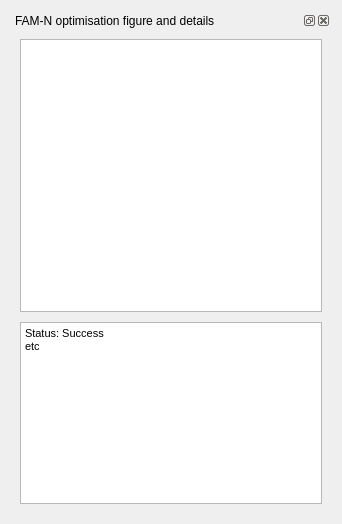
<?xml version="1.0" encoding="UTF-8"?>
<ui version="4.0">
 <class>Dialog</class>
 <widget class="QDialog" name="Dialog">
  <property name="geometry">
   <rect>
    <x>0</x>
    <y>0</y>
    <width>338</width>
    <height>520</height>
   </rect>
  </property>
  <property name="windowTitle">
   <string>FAM-N optimisation</string>
  </property>
  <layout class="QHBoxLayout" name="horizontalLayout">
   <item>
    <widget class="QDockWidget" name="dockWidget_4">
     <property name="minimumSize">
      <size>
       <width>320</width>
       <height>502</height>
      </size>
     </property>
     <property name="windowTitle">
      <string>FAM-N optimisation figure and details</string>
     </property>
     <widget class="QWidget" name="dockWidgetContents_4">
      <layout class="QVBoxLayout" name="verticalLayout_3">
       <item>
        <layout class="QVBoxLayout" name="verticalLayout_4" stretch="3,2">
         <property name="spacing">
          <number>10</number>
         </property>
         <item>
          <widget class="QGraphicsView" name="graphicsView">
           <property name="sizePolicy">
            <sizepolicy hsizetype="Preferred" vsizetype="Preferred">
             <horstretch>100</horstretch>
             <verstretch>100</verstretch>
            </sizepolicy>
           </property>
           <property name="minimumSize">
            <size>
             <width>300</width>
             <height>250</height>
            </size>
           </property>
           <property name="baseSize">
            <size>
             <width>300</width>
             <height>250</height>
            </size>
           </property>
          </widget>
         </item>
         <item>
          <widget class="QTextBrowser" name="textBrowser">
           <property name="sizePolicy">
            <sizepolicy hsizetype="Expanding" vsizetype="Expanding">
             <horstretch>4</horstretch>
             <verstretch>4</verstretch>
            </sizepolicy>
           </property>
           <property name="minimumSize">
            <size>
             <width>0</width>
             <height>120</height>
            </size>
           </property>
           <property name="html">
            <string>&lt;!DOCTYPE HTML PUBLIC &quot;-//W3C//DTD HTML 4.0//EN&quot; &quot;http://www.w3.org/TR/REC-html40/strict.dtd&quot;&gt;
&lt;html&gt;&lt;head&gt;&lt;meta name=&quot;qrichtext&quot; content=&quot;1&quot; /&gt;&lt;style type=&quot;text/css&quot;&gt;
p, li { white-space: pre-wrap; }
&lt;/style&gt;&lt;/head&gt;&lt;body style=&quot; font-family:'MS Shell Dlg 2'; font-size:8.25pt; font-weight:400; font-style:normal;&quot;&gt;
&lt;p style=&quot; margin-top:0px; margin-bottom:0px; margin-left:0px; margin-right:0px; -qt-block-indent:0; text-indent:0px;&quot;&gt;Status: Success&lt;/p&gt;
&lt;p style=&quot; margin-top:0px; margin-bottom:0px; margin-left:0px; margin-right:0px; -qt-block-indent:0; text-indent:0px;&quot;&gt;etc&lt;/p&gt;&lt;/body&gt;&lt;/html&gt;</string>
           </property>
          </widget>
         </item>
        </layout>
       </item>
      </layout>
     </widget>
    </widget>
   </item>
  </layout>
 </widget>
 <resources/>
 <connections/>
</ui>
